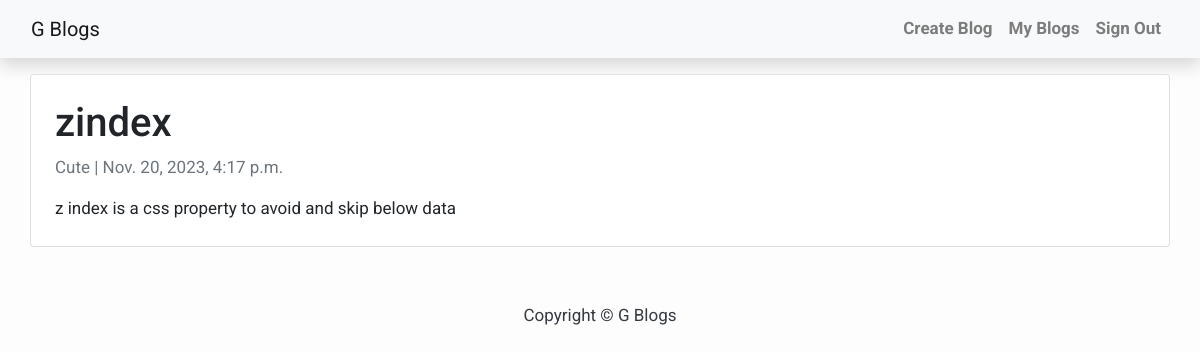
The app's page /z-index/ with its own data.
### blog/models.py (models this page shows, shortened)
class Post(models.Model):
    title = models.CharField(max_length=200, unique=True)
    slug = models.SlugField(max_length=200, unique=True)
    author = models.ForeignKey(User, on_delete= models.CASCADE,related_name='blog_posts')
    updated_on = models.DateTimeField(auto_now= True)
    content = models.TextField()
    created_on = models.DateTimeField(auto_now_add=True)
    status = models.IntegerField(choices=STATUS, default=1)
    class Meta:
        ordering = ['-created_on']

### blog/views.py (the view)
# urls.py: path('<slug:slug>/', PostDetail.as_view(), name="post_detail"),
class PostDetail(generic.DetailView):
    model = Post
    template_name = 'post_detail.html'

### templates/post_detail.html
{% extends 'base.html' %} {% block content %}
<div class="container">
  <div class="row">
    <div class="col p-1 card mb-4  mt-3 left top text-justify">
      <div class="card-body">
        <h1>{% block title %} {{ object.title }} {% endblock title %}</h1>
        <p class=" text-muted">{{ post.author }} | {{ post.created_on }}</p>
        <p class="card-text ">{{ object.content | safe }}</p>
      </div>
    </div>
  </div>
</div>
{% endblock content %}

### templates/base.html (style rules this page uses)
body { font-family: "Roboto", sans-serif; font-size: 17px; background-color: #fdfdfd; }

### records on screen
Post: title "zindex", author "Cute", created_on "Nov. 20, 2023, 4:17 p.m.", content "z index is a css property to avoid and skip below data"
